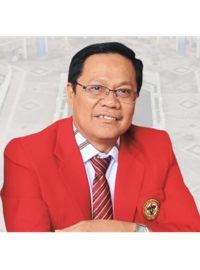
#> input picture crop_0.png, 200 x 270 px; its folder holds 4 pictures in this run
$ python detect_person.py
#> lines starting #> are read from the running program, lines starting #| are printed output that depends on the picture
from PIL import Image

def find_skin_pixels(im):
    im_rgb = im.convert('RGB')
    w, h = im_rgb.size
    skin_count = 0
    for y in range(0, h, 5):
        for x in range(0, w, 5):
            r, g, b = im_rgb.getpixel((x, y))
            # Basic human skin tone heuristic
            if r > 95 and g > 40 and b > 20 and (max(r, g, b) - min(r, g, b) > 15) and abs(r - g) > 15 and r > g and r > b:
                skin_count += 1
    return skin_count

for i in range(4):
    crop = Image.open(f"crop_{i}.png")
#> crop is the input picture: PIL image 200x270 RGBA; mean R, G, B, A 150.6, 98.7, 95.6, 185
    skins = find_skin_pixels(crop)
#> in find_skin_pixels, `im_rgb = im.convert('RGB')`:
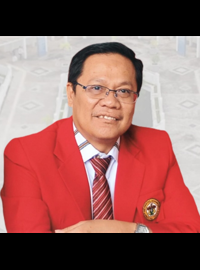
#> im_rgb: PIL image 200x270 RGB; mean R, G, B 150.6, 98.7, 95.6
#> after the loop in find_skin_pixels, `for y in range(0, h, 5):`: skin_count = 886
#> skins = 886
    print(f"crop_{i}.png skin pixels: {skins}")
#| crop_0.png skin pixels: 886
#> pass 2 of the loop `for i in range(4):`:
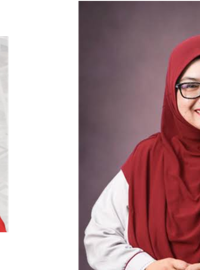
#> input picture crop_1.png, 200 x 270 px
#> crop is the input picture: PIL image 200x270 RGBA; mean R, G, B, A 93, 63.8, 67.4, 162.1
#> in find_skin_pixels (call 2), `im_rgb = im.convert('RGB')`:
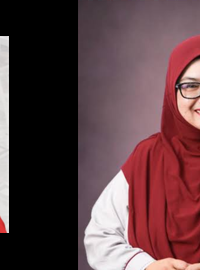
#> im_rgb: PIL image 200x270 RGB; mean R, G, B 93, 63.8, 67.4
#> after the loop in find_skin_pixels (call 2), `for y in range(0, h, 5):`: skin_count = 733
#| crop_1.png skin pixels: 733
#> pass 3 of the loop `for i in range(4):`:
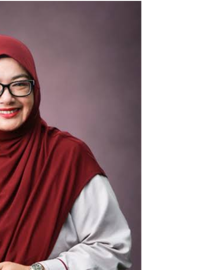
#> input picture crop_2.png, 200 x 270 px
#> crop is the input picture: PIL image 200x270 RGBA; mean R, G, B, A 87.5, 62, 65.8, 179.6
#> in find_skin_pixels (call 3), `im_rgb = im.convert('RGB')`:
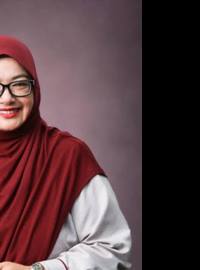
#> im_rgb: PIL image 200x270 RGB; mean R, G, B 87.5, 62, 65.8
#> after the loop in find_skin_pixels (call 3), `for y in range(0, h, 5):`: skin_count = 707
#| crop_2.png skin pixels: 707
#> the loop made 4 passes; the first 3 are shown
